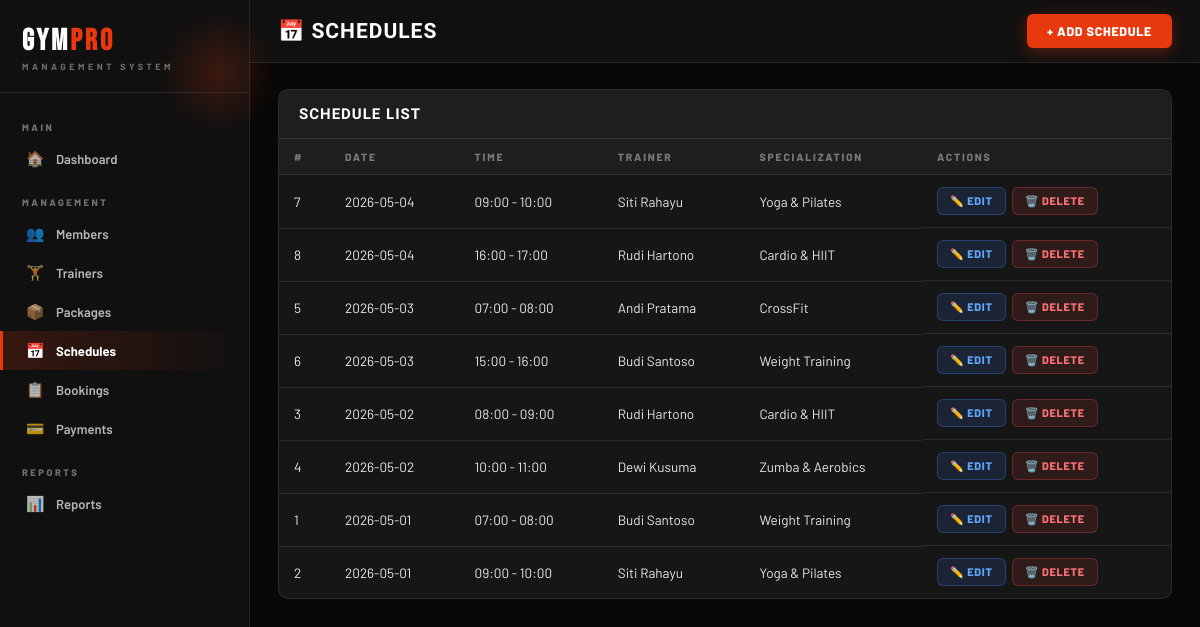
Page /pages/schedules.php on the committed database.
### tables this page shows
CREATE TABLE SCHEDULE (
    schedule_id INT PRIMARY KEY AUTO_INCREMENT,
    date DATE NOT NULL,
    time VARCHAR(20) NOT NULL,
    trainer_id INT NOT NULL,
    FOREIGN KEY (trainer_id) REFERENCES TRAINER(trainer_id)
);

CREATE TABLE TRAINER (
    trainer_id INT PRIMARY KEY AUTO_INCREMENT,
    name VARCHAR(100) NOT NULL,
    specialization VARCHAR(100) NOT NULL,
    phone VARCHAR(20) NOT NULL,
    email VARCHAR(100) UNIQUE NOT NULL,
    password VARCHAR(255) NOT NULL
);

### pages/schedules.php (the view, shortened to what this page needs)
<?php
require_once '../includes/db.php';
require_once '../includes/header.php';
$schedules = $pdo->query("
    SELECT s.*, t.name AS trainer_name, t.specialization
    FROM SCHEDULE s
    INNER JOIN TRAINER t ON s.trainer_id = t.trainer_id
    ORDER BY s.date DESC, s.time ASC
")->fetchAll();
?>
<div class="main-content">
    <div class="topbar">
        <h1>📅 Schedules</h1>
        <div class="topbar-right">
            <button class="btn btn-primary" onclick="openModal('addModal')">+ Add Schedule</button>
        </div>
    </div>
    <div class="content">
        <div class="card">
            <div class="card-header"><h3>Schedule List</h3></div>
            <div class="table-responsive">
                <table>
                    <thead>
                        <tr>
                            <th>#</th>
                            <th>Date</th>
                            <th>Time</th>
                            <th>Trainer</th>
                            <th>Specialization</th>
                            <th>Actions</th>
                        </tr>
                    </thead>
                    <tbody>
                        <?php if (empty($schedules)): ?>
                        <tr><td colspan="6"><div class="empty-state"><div class="empty-icon">📅</div><p>No schedules found.</p></div></td></tr>
                        <?php else: ?>
                        <?php foreach ($schedules as $s): ?>
                        <tr>
                            <td><?= $s['schedule_id'] ?></td>
                            <td><?= $s['date'] ?></td>
                            <td><?= $s['time'] ?></td>
                            <td><?= htmlspecialchars($s['trainer_name']) ?></td>
                            <td><?= htmlspecialchars($s['specialization']) ?></td>
                            <td style="display:flex; gap:6px;">
                                <a href="?edit=<?= $s['schedule_id'] ?>" class="btn btn-edit">✏️ Edit</a>
                                <a href="?delete=<?= $s['schedule_id'] ?>" class="btn btn-delete" onclick="return confirm('Delete this schedule?')">🗑️ Delete</a>
                            </td>
                        </tr>
                        <?php endforeach; ?>
                        <?php endif; ?>
                    </tbody>
                </table>
            </div>
        </div>
    </div>
</div>
<?php require_once '../includes/footer.php'; ?>

### css/style.css (style rules this page uses)
* { margin: 0; padding: 0; box-sizing: border-box; }
:root { --black: #080808; --black-2: #101010; --black-3: #161616; --black-4: #1E1E1E; --black-5: #272727; --accent: #E8380D; --accent-2: #FF5E2E; --accent-dim: rgba(232,56,13,0.18); --accent-glow: rgba(232,56,13,0.30); --gold: #F5A623; --white: #FFFFFF; --w90: rgba(255,255,255,0.90); --w70: rgba(255,255,255,0.70); --w40: rgba(255,255,255,0.40); --w15: rgba(255,255,255,0.15); --w08: rgba(255,255,255,0.08); --w04: rgba(255,255,255,0.04); --border: rgba(255,255,255,0.09); --border-hot: rgba(232,56,13,0.45); --shadow-sm: 0 2px 12px rgba(0,0,0,0.5); --shadow-md: 0 6px 28px rgba(0,0,0,0.55); --shadow-lg: 0 12px 52px rgba(0,0,0,0.65); --shadow-accent: 0 4px 28px rgba(232,56,13,0.35); --radius-sm: 6px; --radius-md: 10px; --radius-lg: 16px; --radius-xl: 24px; }
body { font-family: 'Barlow', system-ui, sans-serif; background: var(--black); color: var(--white); font-size: 14px; min-height: 100vh; }
.main-content { margin-left: 250px; min-height: 100vh; }
.topbar { background: var(--black-2); padding: 14px 28px; display: flex; justify-content: space-between; align-items: center; border-bottom: 1px solid var(--border); position: sticky; top: 0; z-index: 50; }
.topbar h1 { font-family: 'Barlow Condensed', sans-serif; font-size: 21px; font-weight: 800; color: var(--white); text-transform: uppercase; letter-spacing: 1px; }
.topbar-right { display: flex; align-items: center; gap: 10px; }
.content { padding: 26px 28px; }
.card { background: var(--black-3); border-radius: var(--radius-md); border: 1px solid var(--border); margin-bottom: 20px; overflow: hidden; }
.card-header { padding: 15px 20px; border-bottom: 1px solid var(--border); display: flex; justify-content: space-between; align-items: center; background: var(--black-4); }
.card-header h3 { font-family: 'Barlow Condensed', sans-serif; font-size: 15px; font-weight: 800; color: var(--white); text-transform: uppercase; letter-spacing: 1px; }
.table-responsive { overflow-x: auto; }
table { width: 100%; border-collapse: collapse; font-size: 13.5px; }
thead th { background: var(--black-4); padding: 11px 15px; text-align: left; font-weight: 800; color: var(--w40); font-size: 10.5px; border-bottom: 1px solid var(--border); letter-spacing: 1.8px; text-transform: uppercase; }
tbody td { padding: 12px 15px; border-bottom: 1px solid var(--border); color: var(--w90); vertical-align: middle; }
tbody tr:last-child td { border-bottom: none; }
.btn { display: inline-flex; align-items: center; gap: 6px; padding: 9px 20px; border-radius: var(--radius-sm); font-size: 12.5px; font-weight: 800; cursor: pointer; border: none; text-decoration: none; transition: all 0.17s; font-family: 'Barlow', sans-serif; letter-spacing: 0.7px; text-transform: uppercase; }
.btn-primary { background: var(--accent); color: #fff; box-shadow: 0 4px 16px rgba(232,56,13,0.35); }
.btn-edit { background: rgba(59,130,246,0.14); color: #60A5FA; border: 1px solid rgba(59,130,246,0.3); padding: 6px 12px; font-size: 11px; }
.btn-delete { background: rgba(239,68,68,0.12); color: #F87171; border: 1px solid rgba(239,68,68,0.3); padding: 6px 12px; font-size: 11px; }

### rows in the picture
schedule: schedule_id "7", date "2026-05-04", time "09:00 - 10:00", trainer.name "Siti Rahayu", trainer.specialization "Yoga & Pilates"
schedule: schedule_id "8", date "2026-05-04", time "16:00 - 17:00", trainer.name "Rudi Hartono", trainer.specialization "Cardio & HIIT"
schedule: schedule_id "5", date "2026-05-03", time "07:00 - 08:00", trainer.name "Andi Pratama", trainer.specialization "CrossFit"
schedule: schedule_id "6", date "2026-05-03", time "15:00 - 16:00", trainer.name "Budi Santoso", trainer.specialization "Weight Training"
schedule: schedule_id "3", date "2026-05-02", time "08:00 - 09:00", trainer.name "Rudi Hartono", trainer.specialization "Cardio & HIIT"
schedule: schedule_id "4", date "2026-05-02", time "10:00 - 11:00", trainer.name "Dewi Kusuma", trainer.specialization "Zumba & Aerobics"
schedule: schedule_id "1", date "2026-05-01", time "07:00 - 08:00", trainer.name "Budi Santoso", trainer.specialization "Weight Training"
schedule: schedule_id "2", date "2026-05-01", time "09:00 - 10:00", trainer.name "Siti Rahayu", trainer.specialization "Yoga & Pilates"
